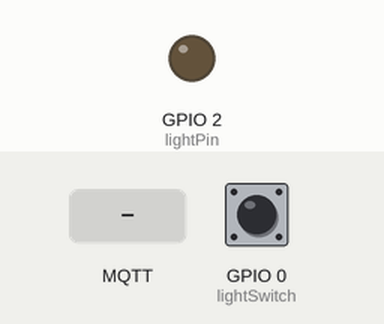
Simulated run of this sketch. Board: ESP8266 (NodeMCU). Shown: output pins drawn as LEDs (lit = HIGH). The inputs (shaded band) are chosen by the test bench; at power-on: GPIO 0 (lightSwitch) HIGH. WiFi joins after 1.5 s; servers stay silent unless stated; no MQTT or app messages arrive unless stated; what the sketch prints to the serial monitor is not drawn.

Above: at 4.8 s.
4.9 s: MQTT message "1" arrives on the first subscribed topic
At 5.8 s:
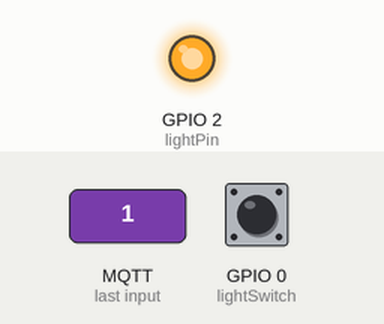
6.4 s: MQTT message "0" arrives on the first subscribed topic
At 6.8 s:
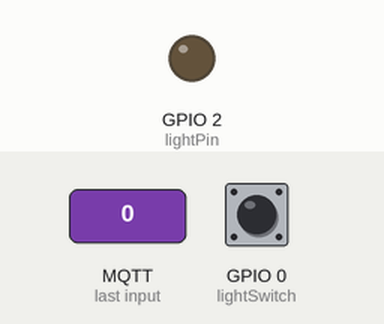
7.9 s: GPIO 0 (lightSwitch) pulled LOW for 3.2 s
At 8.5 s:
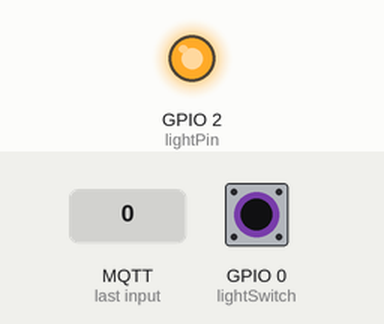
Timing chart, 0 to 12.7 s (numbered marks = the images above; inputs shaded):
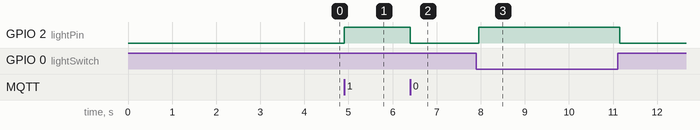

Measured:
- after the input at 4.9 s, GPIO 2 (lightPin): LOW → HIGH at once
- after the input at 6.4 s, GPIO 2 (lightPin): HIGH → LOW at once
- after the input at 7.9 s, GPIO 2 (lightPin): LOW → HIGH after 0.05 s, → LOW 3.2 s later

The sketch:

ESP_mosquito_basic2.ino
```cpp
//ItKindaWorks - Creative Commons 2016
//github.com/ItKindaWorks
//
//Requires PubSubClient found here: https://github.com/knolleary/pubsubclient
//
//ESP8266 Simple MQTT light controller

#include <PubSubClient.h>
#include <ESP8266WiFi.h>

//EDIT THESE LINES TO MATCH YOUR SETUP
#define MQTT_SERVER "192.168.0.108"
const char* ssid = "loupablo_2.4GHz";
const char* password = "p4bl0lul1";

//LED on ESP8266 GPIO2
const int lightPin = 2;
const int lightSwitch = 0;

int lightState = 0;
int switchState = 1;
int lastSwitchState = 1;

unsigned long lastDebounceTime = 0;
unsigned long debounceDelay = 50;

char* lightTopic = "/test/light1";

void callback(char* topic, byte* payload, unsigned int length);

WiFiClient wifiClient;
PubSubClient client(MQTT_SERVER, 1883, callback, wifiClient);

void setup() {
  //initialize the light as an output and set to LOW (off)
  pinMode(lightPin, OUTPUT);
  digitalWrite(lightPin, LOW);

  pinMode(lightSwitch, INPUT);

  //start the serial line for debugging
  Serial.begin(115200);
  delay(100);


  //start wifi subsystem
  WiFi.begin(ssid, password);
  //attempt to connect to the WIFI network and then connect to the MQTT server
  reconnect();

  //wait a bit before starting the main loop
      delay(2000);
}


void loop(){

  //reconnect if connection is lost
  if (!client.connected() && WiFi.status() == 3) {reconnect();}

  //maintain MQTT connection
  client.loop();

  //MUST delay to allow ESP8266 WIFI functions to run
  delay(10);

  //Reding GPIO0 with debouncing
  int switchReading = digitalRead(lightSwitch);
  if(switchReading != lastSwitchState) {
    lastDebounceTime = millis();
  }

  if ((millis() - lastDebounceTime) > debounceDelay) {
    if (switchReading != switchState) {
      switchState = switchReading;
      lightState = !lightState;
      digitalWrite(lightPin, lightState);
      client.publish("/test/confirm", "Light toggled");
    }
  }

  lastSwitchState = switchReading;

}


void callback(char* topic, byte* payload, unsigned int length) {

  //convert topic to string to make it easier to work with
  String topicStr = topic;

  //Print out some debugging info
  Serial.println("Callback update.");
  Serial.print("Topic: ");
  Serial.println(topicStr);

  //turn the light on if the payload is '1' and publish to the MQTT server a confirmation message
  if(payload[0] == '1'){
    digitalWrite(lightPin, HIGH);
    client.publish("/test/confirm", "Light On");

    lightState = 1;
  }

  //turn the light off if the payload is '0' and publish to the MQTT server a confirmation message
  else if (payload[0] == '0'){
    digitalWrite(lightPin, LOW);
    client.publish("/test/confirm", "Light Off");

    lightState = 0;
  }

}


void reconnect() {

  //attempt to connect to the wifi if connection is lost
  if(WiFi.status() != WL_CONNECTED){
    //debug printing
    Serial.print("Connecting to ");
    Serial.println(ssid);

    //loop while we wait for connection
    while (WiFi.status() != WL_CONNECTED) {
      delay(500);
      Serial.print(".");
    }

    //print out some more debug once connected
    Serial.println("");
    Serial.println("WiFi connected");
    Serial.println("IP address: ");
    Serial.println(WiFi.localIP());
  }

  //make sure we are connected to WIFI before attemping to reconnect to MQTT
  if(WiFi.status() == WL_CONNECTED){
  // Loop until we're reconnected to the MQTT server
    while (!client.connected()) {
      Serial.print("Attempting MQTT connection...");

      // Generate client name based on MAC address and last 8 bits of microsecond counter
      String clientName;
      clientName += "esp8266-";
      uint8_t mac[6];
      WiFi.macAddress(mac);
      clientName += macToStr(mac);

      //if connected, subscribe to the topic(s) we want to be notified about
      if (client.connect((char*) clientName.c_str())) {
        Serial.print("\tMTQQ Connected");
        client.subscribe(lightTopic);
      }

      //otherwise print failed for debugging
      else{Serial.println("\tFailed."); abort();}
    }
  }
}

//generate unique name from MAC addr
String macToStr(const uint8_t* mac){

  String result;

  for (int i = 0; i < 6; ++i) {
    result += String(mac[i], 16);

    if (i < 5){
      result += ':';
    }
  }

  return result;
}
```
